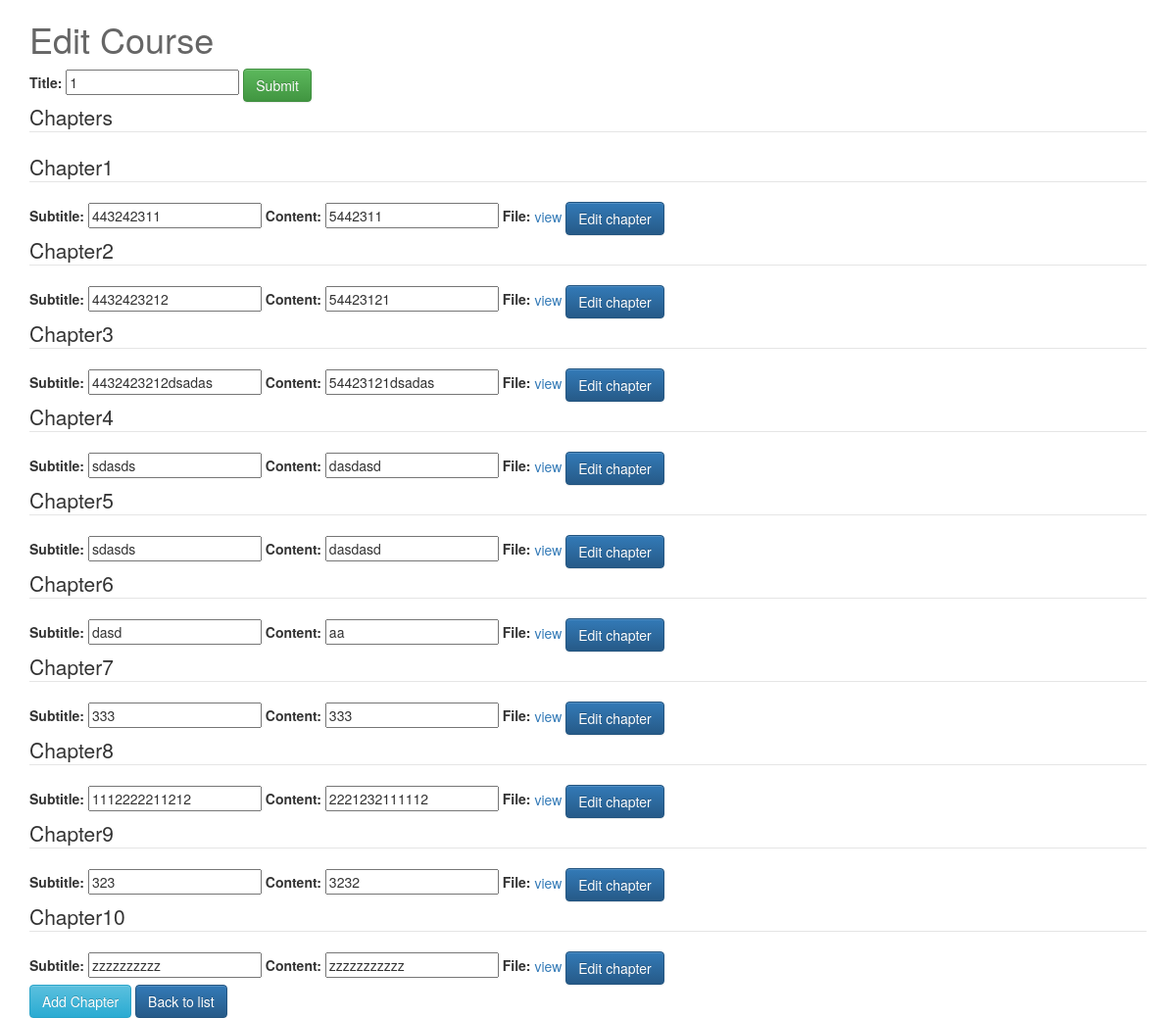
Screenshot of /course/edit/170/ (signed in) with the database file from the repository.
### course/models.py (models this page shows, shortened)
class Course(models.Model):
	user = models.ForeignKey(settings.AUTH_USER_MODEL, blank=True, null=True)
	title = models.CharField(max_length=255,)
	class Meta:
		permissions = (
			('can_view', 'Can View'),
			('can_modify', 'Can Modify'),
			('can_create', 'Can Create'),
			('can_delete', 'Can Delete'),
			('can_list', 'Can See List'),
			)

class CourseChapter(models.Model):
	subtitle = models.CharField(max_length=255,)
	content = models.CharField(max_length=255,)
	course = models.ForeignKey(Course, blank=True)#, on_delete=models.CASCADE, related_name="course_chapters"#)
	upload = models.FileField(upload_to=upload_location, blank=True)
	video = EmbedVideoField(blank=True)
	image = models.ImageField(upload_to=upload_location, blank=True)
	html = RichTextField(blank=True,)

### course/views.py (the view)
# urls.py: url(r'^edit/(?P<pk>\d+)/$', course.views.UpdateCourseView.as_view(),
class UpdateCourseView(UpdateView):
	model = Course
	template_name = 'course/edit_course.html'
	fields = '__all__'
	@method_decorator(permission_required('course.can_modify',raise_exception=True))
	def dispatch(self, request, pk):
		return super(UpdateCourseView, self).dispatch(request)
	def get_success_url(self):
		return reverse('courses-list')
	def get_context_data(self, **kwargs):
		context = super(UpdateCourseView, self).get_context_data(**kwargs)
		context['action'] = reverse('courses-edit',
                                    kwargs={'pk': self.get_object().id})
		context['chapters'] = CourseChapter.objects.filter(course_id=self.get_object().id)
		return context
	def form_valid(self, form):
		self.object = form.save()
		return HttpResponseRedirect(self.get_success_url())

### templates/course/edit_course.html (shortened to what this page needs)
{% extends "base.html" %}
{% block content %}
{% if course.id %}
<h1>Edit Course</h1>
{% else %}
<h1>Add Course</h1>
{% endif %}
<form action="{{ action }}" class="form-horizontal form-inline" method="post" enctype="multipart/form-data">
<label for="id_title">Title:</label>
<input id="id_title" maxlength="255" name="title" type="text" value="{{course.title}}">
 <button type="submit" name="course" class="btn btn-success">Submit</button>
</form>
{% if course.id %}
<legend>Chapters</legend>
{% endif %}
{% for chapter in chapters %}
<div id="chapter-{{ forloop.counter }}">
	<legend>Chapter{{ forloop.counter }}</legend>
	<label for="id_subtitle">Subtitle:</label>
	<input id="id_subtitle" maxlength="255" name="subtitle" type="text" value="{{chapter.subtitle}} ">
	<label for="id_content">Content:</label>
	<input id="id_content" maxlength="255" name="content" type="text" value="{{chapter.content}} ">
	<label for="id_upload">File:</label>
	<a href="/media/{{chapter.upload}}">view</a>
	  <a class="btn btn-primary" href="{% url "chapters-edit" pk=chapter.pk %}">Edit chapter</a>
</div>
{% endfor %}
 <div class="form-actions">
 	{% if course.id %}
   <a href="{% url "courses-chapters" pk=course.id %}" id="add-chapter" class="btn btn-info add-chapter" >Add Chapter</a>
   {% endif %}
<a class="btn btn-primary" href="{% url "courses-list" %}">Back to list</a>
 </div>
{% endblock content %}

### static/css/base.css (style rules this page uses)
h1 { color: #666666; }

### rows the page displays
Course: title "1"
CourseChapter: subtitle "443242311", content "5442311"
CourseChapter: subtitle "4432423212", content "54423121"
CourseChapter: subtitle "4432423212dsadas", content "54423121dsadas"
CourseChapter: subtitle "sdasds", content "dasdasd"
CourseChapter: subtitle "sdasds", content "dasdasd"
CourseChapter: subtitle "dasd", content "aa"
CourseChapter: subtitle "333", content "333"
CourseChapter: subtitle "1112222211212", content "2221232111112"
CourseChapter: subtitle "323", content "3232"
CourseChapter: subtitle "zzzzzzzzzz", content "zzzzzzzzzzz"
